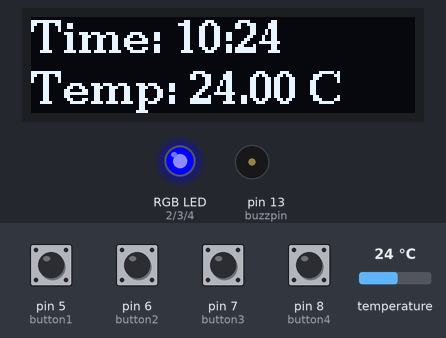
Bench run of a sketch on a simulated Arduino Uno, built with avr-gcc and run on an emulated ATmega328P. On the bench: 128×32 one-colour display, an RGB LED mixed from three pins (HIGH = lit), buzzer (waves = sounding, pin HIGH). The inputs (shaded band) are chosen by the test bench; at power-on: pin 5 (button1), pin 6 (button2), pin 7 (button3), pin 8 (button4) LOW, temperature 24 °C. The local clock reads 2024-03-15 10:24:30 at power-on unless the sketch sets it; what the sketch prints to the serial monitor is not drawn.

Above: at 2.4 s.
2.5 s: pin 5 (button1) pulled HIGH for 1.05 s
At 3.7 s:
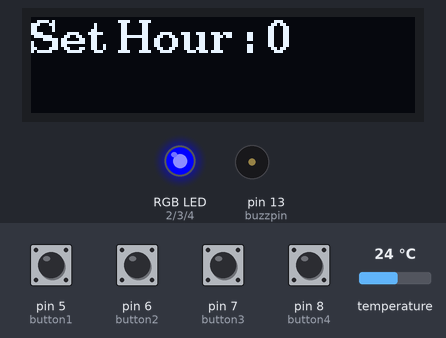
5.0 s: pin 8 (button4) pulled HIGH for 1.05 s
At 5.9 s:
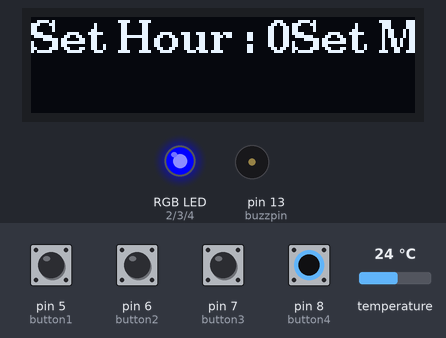
7.7 s: temperature set to 25.5 °C
At 8.2 s:
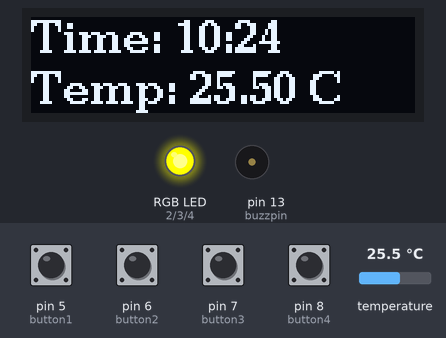
9.4 s: temperature set to 29.7 °C
At 10.7 s:
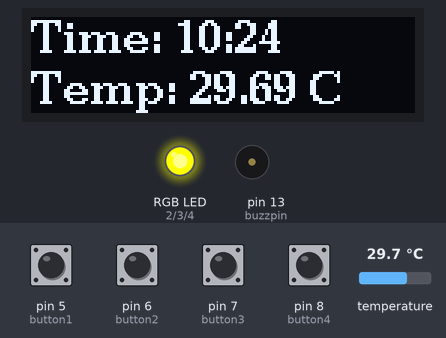
11.0 s: temperature set to 30.5 °C
At 11.6 s:
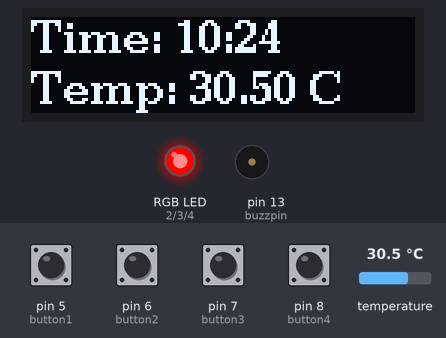
12.7 s: pin 5 (button1) pulled HIGH for 1.05 s
At 14.3 s:
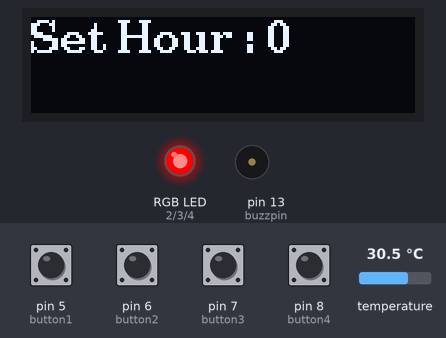
Timing chart, 0 to 15.8 s (numbered marks = the images above; inputs shaded):
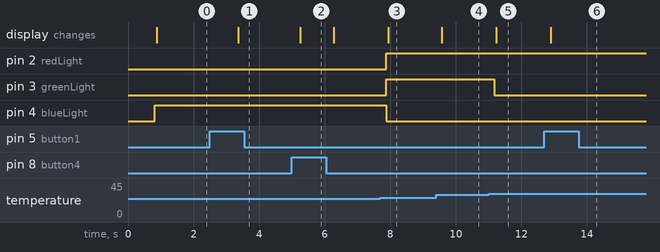

Measured:
- the behaviour switches between 24.9 and 25 °C on temperature (found by bisection; images 2 and 3)
- the behaviour switches between 30 and 30.1 °C on temperature (found by bisection; images 4 and 5)
- after the input at 2.5 s, the display: changes after 0.87 s (image 1)
- after the input at 5.0 s, the display: changes after 0.26 s (image 2)
- after the input at 7.7 s, pin 2 (redLight), pin 3 (greenLight): LOW → HIGH after 0.17 s; pin 4 (blueLight): HIGH → LOW after 0.17 s; the display: changes after 0.23 s (image 3)
- after the input at 9.4 s, the display: changes after 0.17 s (image 4)
- after the input at 11.0 s, pin 3 (greenLight): HIGH → LOW after 0.16 s; the display: changes after 0.22 s (image 5)
- after the input at 12.7 s, the display: changes after 0.20 s (image 6)

The sketch:

embed_prj.ino
```cpp
#include <U8g2lib.h>
#include <OneWire.h>
#include <DallasTemperature.h>
#include <RTClib.h>
#include <Wire.h>

RTC_DS1307 rtc;
bool alarm_set_mode = false;

// Create a U8G2_SSD1306_128X32_UNIVISION_F_HW_I2C object
U8G2_SSD1306_128X32_UNIVISION_F_HW_I2C u8g2(U8G2_R0, /* reset=*/U8X8_PIN_NONE);

// Setup a oneWire instance to communicate with any OneWire devices
OneWire oneWire(9);

// Pass our oneWire reference to Dallas Temperature sensor
DallasTemperature sensors(&oneWire);

// Button pins
const int button1 = 5;
const int button2 = 6;
const int button3 = 7;
const int button4 = 8;

// RGB LED pins
const int redLight = 2;
const int greenLight = 3;
const int blueLight = 4;

//buzzer pin
const int buzzpin = 13;
// Time variables
int hours = 0;
int minutes = 0;
bool setTime = false;
bool alarm_enabled = false;
int alarm_h = 0;
int alarm_m = 0;
int current_setting_alarm = 2;  // 0 for hour setting --- 1 for minute setting --- 2 for None
void setup() {
  // Begin the U8g2 object
  u8g2.begin();
  Serial.begin(9600);
  Wire.begin();
  // Set the font to use
  u8g2.setFont(u8g2_font_ncenB10_tr);

  // Start the DS18B20 sensor
  sensors.begin();

  // Setup the buttons
  pinMode(button1, INPUT);
  pinMode(button2, INPUT);
  pinMode(button3, INPUT);
  pinMode(button4, INPUT);

  // Setup the RGB LED
  pinMode(redLight, OUTPUT);
  pinMode(greenLight, OUTPUT);
  pinMode(blueLight, OUTPUT);

  // setup buzzer
  pinMode(buzzpin, OUTPUT);
  if (!rtc.begin()) {
    Serial.println("Couldn't find RTC");
    while (1)
      ;
  }

  if (!rtc.isrunning()) {
    Serial.println("RTC is NOT running!");
    // Following line sets the RTC to the date & time this sketch was compiled
    rtc.adjust(DateTime(F(__DATE__), F(__TIME__)));
    // This line sets the RTC with an explicit date & time, for example to set
    // January 21, 2024, at 3am you would call:
    // rtc.adjust(DateTime(2024, 1, 21, 3, 0, 0));
  }
}

void loop() {
    DateTime now = rtc.now();
  alarm_check(now.hour(),now.minute());
  if (alarm_set_mode) {
    u8g2.clearBuffer();
    u8g2.setCursor(0, 12);
    if (current_setting_alarm == 0) {
      set_hours_alarm();
    }
    // u8g2.print(":");
    //u8g2.print(alarm_m);
    if (current_setting_alarm == 1) {
      set_minutes_alarm();
    }

  } else {


    DateTime now = rtc.now();

    Serial.print(now.year(), DEC);
    Serial.print('/');
    Serial.print(now.month(), DEC);
    Serial.print('/');
    Serial.print(now.day(), DEC);
    Serial.print(" ");
    Serial.print(now.hour(), DEC);
    Serial.print(':');
    Serial.print(now.minute(), DEC);
    Serial.print(':');
    Serial.print(now.second(), DEC);
    Serial.println();

    //delay(1000);
    // Request temperature from DS18B20
    sensors.requestTemperatures();
    float tempC = sensors.getTempCByIndex(0);

    // Check if the set time button is pressed
    // if (digitalRead(button3) == LOW) {
    //   setTime = !setTime;
    //   delay(200);  // Debounce delay
    // }

    // // If in set time mode, check the hour and minute buttons
    // if (setTime) {
    //   if (digitalRead(button2) == LOW) {
    //     hours = (hours + 1) % 24;
    //     delay(200);  // Debounce delay
    //   }
    //   if (digitalRead(button4) == LOW) {
    //     minutes = (minutes + 1) % 60;
    //     delay(200);  // Debounce delay
    //   }
    // }
    if (digitalRead(button1) == HIGH) {
      alarm_set_mode = true;
      current_setting_alarm = 0;
      // setAlarm = true;
      //setTime = false;
    }


    // Set the RGB LED color based on the temperature
    if (tempC > 30) {
      digitalWrite(redLight, HIGH);
      digitalWrite(greenLight, LOW);
      digitalWrite(blueLight, LOW);
    } else if (tempC >= 25 && tempC <= 30) {
      digitalWrite(redLight, HIGH);
      digitalWrite(greenLight, HIGH);
      digitalWrite(blueLight, LOW);
    } else {
      digitalWrite(redLight, LOW);
      digitalWrite(greenLight, LOW);
      digitalWrite(blueLight, HIGH);
    }

    // Clear the buffer
    u8g2.clearBuffer();

    // Display the time
    u8g2.setCursor(0, 12);
    u8g2.print("Time: ");
    u8g2.print(now.hour());
    u8g2.print(":");
    u8g2.print(now.minute());

    // Display the temperature
    u8g2.setCursor(0, 29);
    u8g2.print("Temp: ");
    u8g2.print(tempC);
    u8g2.print(" C");

    // Send the buffer to the display
    u8g2.sendBuffer();
  }
}
void set_hours_alarm() {
  u8g2.print("Set Hour : ");
  u8g2.print(alarm_h);
  u8g2.sendBuffer();

  if (digitalRead(button2) == HIGH) {
    if (alarm_h < 24) {


      alarm_h++;
      u8g2.clearBuffer();
      u8g2.setCursor(0, 12);
      u8g2.print("Set Hour : ");
      u8g2.print(alarm_h);
      u8g2.sendBuffer();
    }
    delay(100);
  }
  if (digitalRead(button3) == HIGH) {
    if (alarm_h > 0) {

      alarm_h--;
      u8g2.clearBuffer();
      u8g2.setCursor(0, 12);
      u8g2.print("Set Hour : ");
      u8g2.print(alarm_h);
      u8g2.sendBuffer();
    }

    delay(50);
  }
  if (digitalRead(button4) == HIGH) {
    current_setting_alarm = 1;
    delay(200);
  }
}
void set_minutes_alarm() {
  u8g2.print("Set Minute : ");
  u8g2.print(alarm_m);
  u8g2.sendBuffer();

  if (digitalRead(button2) == HIGH) {
    if (alarm_m < 59) {


      alarm_m++;
      u8g2.clearBuffer();
      u8g2.setCursor(0, 12);
      u8g2.print("Set Minute : ");
      u8g2.print(alarm_m);
      u8g2.sendBuffer();
    }
    delay(100);
  }
  if (digitalRead(button3) == HIGH) {
    if (alarm_m > 0) {

      alarm_m--;
      u8g2.clearBuffer();
      u8g2.setCursor(0, 12);
      u8g2.print("Set Minute : ");
      u8g2.print(alarm_m);
      u8g2.sendBuffer();
    }

    delay(50);
  }
  if (digitalRead(button4) == HIGH) {
    current_setting_alarm = 2;
    alarm_set_mode = false;
    delay(200);
    alarm_enabled = true;
  }
}
void alarm_check(int hour_now, int min_now){
  if(alarm_enabled){
if(hour_now == alarm_h & min_now== alarm_m){
 u8g2.clearBuffer();
      u8g2.setCursor(0, 12);
      u8g2.print("Alarm : ");
      u8g2.print(hour_now);
      u8g2.print(":");
      u8g2.print(min_now);
      u8g2.sendBuffer();
  digitalWrite(buzzpin, HIGH);
  delay(1000);
  digitalWrite(buzzpin, LOW);
  alarm_enabled = false;
}
  }
}
```
